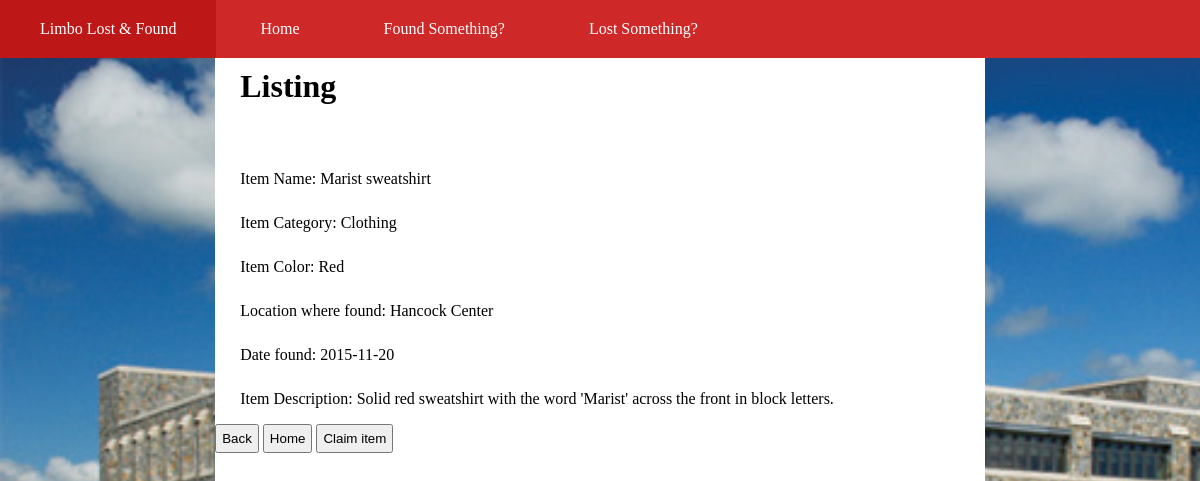
The page /results.php?id=2 on the database its author committed.
### tables this page shows
CREATE TABLE IF NOT EXISTS stuff(
id INT PRIMARY KEY AUTO_INCREMENT,
item TEXT NOT NULL,
location_id INT NOT NULL,
category SET('Electronics', 'Clothing', 'School Supplies', 'Other') NOT NULL,
color TEXT NOT NULL,
description TEXT NOT NULL,
item_date DATE NOT NULL,
create_date DATE NOT NULL,
update_date DATE NOT NULL,
room TEXT,
owner TEXT,
finder TEXT,
status SET('Found', 'Lost', 'Claimed') NOT NULL,
image TEXT,
FOREIGN KEY (location_id) REFERENCES locations(id)
);

CREATE TABLE IF NOT EXISTS locations(
id INT PRIMARY KEY AUTO_INCREMENT,
create_date DATETIME NOT NULL,
update_date DATETIME NOT NULL,
location_name TEXT NOT NULL);

### includes/helpers.php (the view, shortened to what this page needs)
<?php
function buildEmailButton($dbc, $id){
  $query = 'SELECT status FROM stuff WHERE id =' . $id;
  $results = mysqli_query($dbc , $query);
  if($results){
    while ($row = mysqli_fetch_array($results, MYSQLI_ASSOC)){
        if ($row['status'] == "Found") {
             echo '<input type="button" onclick="location.href=\'email.php\';" value="Claim item">';
        } else if ($row['status'] == "Lost") {
             echo '<input type="button" onclick="location.href=\'email.php\';" value="Found this item">';
        }
     }
  }
}
function show_listing($dbc, $id) {
  $query = 'SELECT * FROM stuff LEFT JOIN locations ON stuff.location_id=locations.id WHERE stuff.id = ' . $id;
  $results = mysqli_query( $dbc , $query ) ;
  if( $results )
  {
      echo '<H1>Listing</H1>' ;
      if( $row = mysqli_fetch_array( $results , MYSQLI_ASSOC ) )
      {
        echo '<p>Item Name: ' . $row['item'] . '</p>';
        echo '<p>Item Category: ' . $row['category'] . '</p>';
        echo '<p>Item Color: ' . $row['color'] . '</p>';
        if($row['location_name'])
          echo '<p>Location where ' . strtolower($row['status']) . ': ' . $row['location_name'] . '</p>';
        echo '<p>Date ' . strtolower($row['status']) . ': ' . $row['item_date'] .'</p>';
        echo '<p>Item Description: ' . $row['description'] . '</p>';
      }
  }
}

### templates/sharedStyle.css (style rules this page uses)
html { height: 100%; background-image: url("../images/hancock.jpg"); background-size: cover; background-repeat: no-repeat; background-attachment: fixed; position: relative; }
body { height: 100%; }
input { padding: 5px; }
#mainForm h1, p, h3 { padding-top: 10px; padding-left: 25px; }

### rows shown on the page
stuff: item "Marist sweatshirt", category "Clothing", color "Red", status "found", location.location_name "Hancock Center", item_date "2015-11-20", description "Solid red sweatshirt with the word 'Marist' across the front in block letters."
